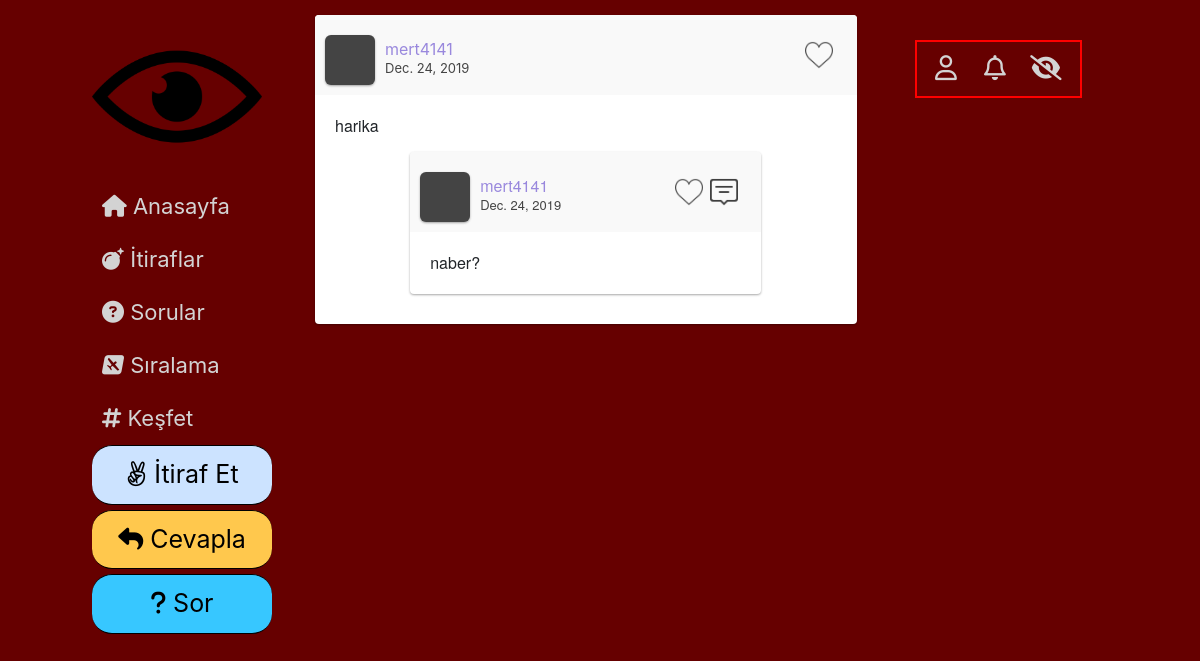
/cevaplar/ (signed in), run on the app's committed database.
### website/models.py (models this page shows, shortened)
class reply_Post(models.Model):
    Reply_Post_Type = (
        ('Soru', 'Soru'),
        ('Yorum', 'Yorum')
    )
    reply_post_type = models.CharField(max_length=20, choices=Reply_Post_Type)
    main_post = models.ForeignKey(Post, on_delete=models.CASCADE, related_name='%(class)s_main_post')
    replied_post = models.ForeignKey(Post, on_delete=models.CASCADE, related_name='%(class)s_replied_post')

class Post(models.Model):
    Post_Type = (
        ('Post', 'Post'),
        ('Soru', 'Soru'),
        ('Yorum', 'Yorum')
    )
    Category = (
        ('Aşk', 'Aşk'),
        ('Dost Kazığı', 'Dost Kazığı'),
        ('Avcılar', 'Avcılar'),
        ('Civcivler', 'Civcivler'),
        ('Profesyonellik içerenler', 'Profesyonellik içerenler'),
        ('Diğer', 'Diğer')
    )
    publish_by = models.ForeignKey(UserProfile, on_delete=models.CASCADE)
    post_type = models.CharField(max_length=20, choices=Post_Type)
    category = models.CharField(max_length=50, choices=Category)
    publish_date = models.DateField()
    content = models.TextField(max_length=2000)
    likes = models.ManyToManyField(User, blank=True, related_name='post_likes')
    replycount = models.IntegerField(default=0)
    def get_reply_url(self):
        return f"/cevapla/{self.pk}/"
    def get_like_api_url(self):
        return f"/begen/api/{self.pk}/"

class UserProfile(models.Model):
    GENDER = (
        ('E', 'Erkek'),
        ('K', 'Kadın'),
    )
    FACULTY = (
        ('Mühendislik', 'Mühendislik'),
        ('Mimarlık', 'Mimarlık'),
        ('Fen-Edebiyat', 'Fen-Edebiyat'),
        ('İktisadi-İdari', 'İktisadi-İdari'),
        ('Güzel Sanatlar', 'Güzel Sanatlar')
    )
    gender = models.CharField(max_length=1, choices=GENDER)
    faculty = models.CharField(max_length=20, choices=FACULTY)
    birthdate = models.DateField()
    createdat = models.DateField()
    following = models.ManyToManyField('self', symmetrical=False, through='Follower_List')
    postCount = models.IntegerField(blank=True, null=True)
    point = models.IntegerField(default=0)
    user = models.ForeignKey(User, on_delete=models.CASCADE)
    def get_profile_url(self):
        return f"/profil/{self.pk}/"

### website/views.py (the view)
    def wrapper(request, *args, **kw):
        user = request.user
        if not user.is_authenticated:
            return redirect('login')
        else:
            return function(request, *args, **kw)

### website/views.py (called while the page is built)
def my_login_required(function):
    def wrapper(request, *args, **kw):
        user = request.user
        if not user.is_authenticated:
            return redirect('login')
        else:
            return function(request, *args, **kw)
    return wrapper

@my_login_required
def answer_page(request):
    answer_list = reply_Post.objects.all().filter(reply_post_type='Soru').order_by('-pk')
    content = {'answer_list': answer_list}
    return render(request, 'cevaplar.html', content)

### templates/cevaplar.html (shortened to what this page needs)
{% extends 'base.html' %}
{% block question %}
                             <li>
                                 <a href="{%  url 'questions' %}"  id="answer-question">
                                    <i class="fas fa-reply"></i>
                                    <span>Cevapla</span>
                                </a>
                            </li>
                            <li>
                                 <a href="{%  url 'send_question' %}"  id="ask-question">
                                    <i class="fas fa-question"></i>
                                    <span>Sor</span>
                                </a>
                            </li>
{% endblock %}
{% block content %}
    <div id="main-window">
    {% for answer in answer_list %}
 {% include "classic-question.html" with answer=answer%}
    {% endfor %}
</div>
{% endblock %}

### templates/classic-question.html
 <div class="post">
                    <div class="user">
                        <div class="user-img"></div>
                        <div class="user-info">
                            <div class="user-name" href="{{ answer.replied_post.publish_by.get_profile_url }}">{{ answer.replied_post.publish_by.user.username }}</div>
                            <span class="post-date">{{answer.replied_post.publish_date}}</span>
                        </div>
                        <div class="actions">
                            {% if request.user in answer.replied_post.likes.all %}
                                <a  data-href="{{ answer.replied_post.get_like_api_url }}"  data-likes={{ answer.replied_post.likes.count }} class="like_button"><span class="like-red like-ch" ></span></a>
                            {% else %}
                                <a  data-href="{{ answer.replied_post.get_like_api_url }}"  data-likes={{ answer.replied_post.likes.count }} class="like_button"><span class="no-like like-ch" id="like"></span></a>
                            {% endif %}
                        </div>
                    </div>
                    <div class="content">
                       {{answer.replied_post.content}}
                        <div class="post question-post">
                            <div class="user">
                                <div class="user-img"></div>
                                <div class="user-info">
                                    <div class="user-name" href="{{ answer.main_post.publish_by.get_profile_url }}">{{ answer.main_post.publish_by.user.username }}</div>
                                    <span class="post-date">{{answer.main_post.publish_date}}</span>
                                </div>
                                <div class="actions">
                            {% if request.user in answer.main_post.likes.all %}
                                <a  data-href="{{ answer.main_post.get_like_api_url }}"  data-likes={{ answer.main_post.likes.count }} class="like_button"><span class="like-red like-ch" ></span></a>
                            {% else %}
                                <a  data-href="{{ answer.main_post.get_like_api_url }}"  data-likes={{ answer.main_post.likes.count }} class="like_button"><span class="no-like like-ch" id="like"></span></a>
                            {% endif %}
                            <a href="{{ answer.main_post.get_reply_url }}"><span class="comment"></span></a>
                        </div>
                            </div>
                            <div class="content">
                               {{ answer.main_post.content }}
                            </div>
                        </div>
                    </div>
                </div>

### website/static/css/main.css (style rules this page uses)
#main-window { position: relative; left: 0; right: 0; width: 95%; }
#answer-question { width: 180px; font-size: 25px; text-align: center; margin-top: 5px; background-color: #ffc84d; color: black; border-top: 1px black solid; border-left: 2px black solid; border-bottom: 1px black solid; border-right: 2px black solid; border-radius: 20px; border-inline-color: red; border-inline: 1px; }
#ask-question { width: 180px; font-size: 25px; text-align: center; margin-top: 5px; background-color: #37c7ff; color: black; border-top: 1px black solid; border-left: 2px black solid; border-bottom: 1px black solid; border-right: 2px black solid; border-radius: 20px; border-inline-color: red; border-inline: 1px; }
.post { margin: 15px auto 10px; width: 100%; background: #fff; border-radius: 4px; box-shadow: 0 1px 3px rgba(0, 0, 0, 0.12), 0 1px 2px rgba(0, 0, 0, 0.24); transition: all 0.2s ease-in-out; overflow: hidden; }
.question-post { margin: 15px auto 10px; width: 70%; background: #fff; border-radius: 4px; box-shadow: 0 1px 3px rgba(0, 0, 0, 0.12), 0 1px 2px rgba(0, 0, 0, 0.24); transition: all 0.2s ease-in-out; overflow: hidden; }
.post .user { padding: 10px; position: relative; background: #f9f9f9; overflow: hidden; }
.post .user .user-img { margin-top: 10px; margin-right: 10px; width: 50px; height: 50px; float: left; border-radius: 6px; background: #444; box-shadow: 0 1px 3px rgba(0, 0, 0, 0.12), 0 1px 2px rgba(0, 0, 0, 0.24); overflow: hidden; }
.post .user .user-info { padding-top: 15px; margin-right: 10px; width: calc(100% - 190px); height: 45px; line-height: 18px; float: left; color: #98d; }
.post .user .user-info .post-date { font-size: 13px; color: #444; }
.post .user .actions { float: right; margin-right: 10px }
.post .user .actions span { margin-right: 10px; width: 35px; height: 60px; float: left; display: block; cursor: pointer; overflow: hidden; background-size: 80%; background-position: 50% 50%; background-repeat: no-repeat; opacity: 0.75; transition: 0.25s opacity ease-in-out; }
.post .user .actions span:last-child { margin-right: 0; }
.no-like { background-image: url('/static/media/no_like.png'); }
.post .content { padding: 20px; font-size: 16px; line-height: 22px; font-family: 'Helvetica Neue'; overflow: hidden; }
.comment { position: relative; padding-top: 40px; }
.mainmenu a { display: block; font-size: 22px; text-decoration: none; padding: 10px; color: #D3D3D3; }

### data on the page
reply_Post: replied_post.publish_by.user.username "mert4141", replied_post.publish_date "Dec. 24, 2019", replied_post.content "harika", main_post.publish_by.user.username "mert4141", main_post.publish_date "Dec. 24, 2019", main_post.content "naber?"
